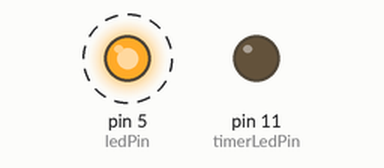
Simulated run of this program. Board: Arduino Uno, built with avr-gcc and run on an emulated ATmega328P. On the bench: output pins drawn as LEDs (lit = HIGH). Dashed ring = blinking.

Above: at 0.2 s.
At 9.2 s:
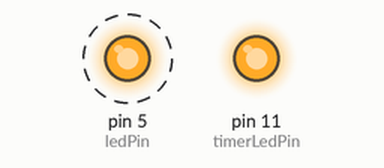
Timing chart, 0 to 13.0 s (numbered marks = the images above):
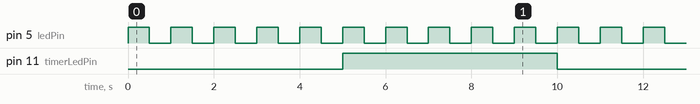

Measured:
- by itself, pin 5 (ledPin): alternates HIGH for 0.50 s and LOW for 0.50 s
- by itself, pin 11 (timerLedPin): alternates HIGH for 5.0 s and LOW for 5.0 s
- by itself, everything shown: repeats every 10.0 s, in 22 steps

The program:

main.cpp
```cpp
#include <Arduino.h>
#include <TimerOne.h>   // Library untuk menggunakan Timer1 (16-bit hardware timer)

const int ledPin = 5; // Pin untuk LED yang akan berkedip setiap 500 ms
const int timerLedPin = 11; // Pin untuk LED yang akan berkedip setiap 5 detik (dengan interrupt)

// Fungsi ISR (Interrupt Service Routine)
// Fungsi ini akan dipanggil otomatis setiap interval timer tercapai
void longBlink() {
  // Toggle LED pada pin 11 (HIGH jadi LOW, LOW jadi HIGH)
  digitalWrite(timerLedPin, !digitalRead(timerLedPin));
}

void setup() {
  // Set pin 11 sebagai output (LED yang dikontrol oleh interrupt)
  pinMode(timerLedPin, OUTPUT);

  // Set pin 5 sebagai output (LED yang dikontrol oleh loop biasa)
  pinMode(ledPin, OUTPUT);

  // Inisialisasi Timer1
  // Nilai dalam mikrodetik → 5.000.000 µs = 5 detik
  Timer1.initialize(5000000);

  // Menghubungkan fungsi ISR (longBlink) ke Timer1
  // Artinya: setiap 5 detik, fungsi longBlink akan dijalankan otomatis
  Timer1.attachInterrupt(longBlink);
}

void loop() {
  // LED pada pin 5 dinyalakan
  digitalWrite(ledPin, HIGH);

  // Delay 500 ms (blocking)
  delay(500);

  // LED pada pin 5 dimatikan
  digitalWrite(ledPin, LOW);

  // Delay 500 ms
  delay(500);
}
```
